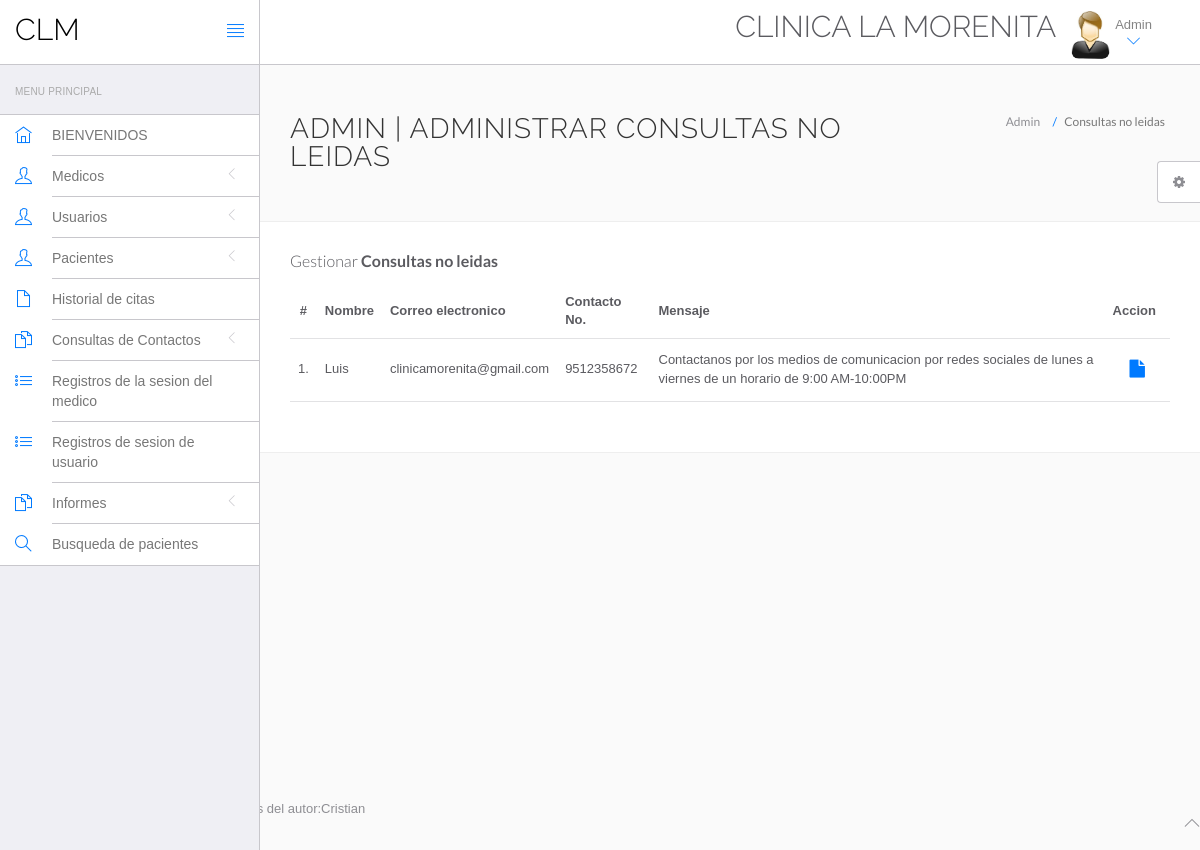
/clm/admin/consultas-noleidas.php (signed in), run on the app's committed database.
### tables this page shows
CREATE TABLE `tblcontactos` (
  `id` int(11) NOT NULL,
  `fullname` varchar(255) DEFAULT NULL,
  `email` varchar(255) DEFAULT NULL,
  `contactno` bigint(12) DEFAULT NULL,
  `message` mediumtext DEFAULT NULL,
  `PostingDate` timestamp NULL DEFAULT current_timestamp(),
  `AdminRemark` mediumtext DEFAULT NULL,
  `LastupdationDate` timestamp NULL DEFAULT NULL ON UPDATE current_timestamp(),
  `IsRead` int(11) DEFAULT NULL
);

### clm/admin/consultas-noleidas.php (the view, shortened to what this page needs)
<?php
include('include/config.php');
?>
<!DOCTYPE html>
<html lang="en">
	<head>
		<link rel="stylesheet" href="admin_lite/bootstrap/css/bootstrap.min.css">
		<link rel="stylesheet" href="admin_lite/fontawesome/css/font-awesome.min.css">
		<link rel="stylesheet" href="admin_lite/themify-icons/themify-icons.min.css">
		<link href="admin_lite/animate.css/animate.min.css" rel="stylesheet" media="screen">
		<link href="admin_lite/perfect-scrollbar/perfect-scrollbar.min.css" rel="stylesheet" media="screen">
		<link href="admin_lite/switchery/switchery.min.css" rel="stylesheet" media="screen">
		<link href="admin_lite/bootstrap-touchspin/jquery.bootstrap-touchspin.min.css" rel="stylesheet" media="screen">
		<link href="admin_lite/select2/select2.min.css" rel="stylesheet" media="screen">
		<link href="admin_lite/bootstrap-datepicker/bootstrap-datepicker3.standalone.min.css" rel="stylesheet" media="screen">
		<link href="admin_lite/bootstrap-timepicker/bootstrap-timepicker.min.css" rel="stylesheet" media="screen">
		<link rel="stylesheet" href="assets/css/styles.css">
		<link rel="stylesheet" href="assets/css/plugins.css">
		<link rel="stylesheet" href="assets/css/themes/theme-1.css" id="skin_color" />
	</head>
	<body>
		<div id="app">
<?php include('include/sidebar.php');?>
			<div class="app-content">
						<?php include('include/header.php');?>
				<div class="main-content" >
					<div class="wrap-content container" id="container">
						<section id="page-title">
							<div class="row">
								<div class="col-sm-8">
									<h1 class="mainTitle">Admin | Administrar consultas no leidas</h1>
																	</div>
								<ol class="breadcrumb">
									<li>
										<span>Admin</span>
									</li>
									<li class="active">
										<span>Consultas no leidas</span>
									</li>
								</ol>
							</div>
						</section>
						<div class="container-fluid container-fullw bg-white">
									<div class="row">
								<div class="col-md-12">
									<h5 class="over-title margin-bottom-15">Gestionar <span class="text-bold">Consultas no leidas</span></h5>
									<table class="table table-hover" id="sample-table-1">
										<thead>
											<tr>
												<th class="center">#</th>
												<th>Nombre</th>
												<th class="hidden-xs">Correo electronico</th>
												<th>Contacto No. </th>
												<th>Mensaje </th>
												<th>Accion</th>
											</tr>
										</thead>
										<tbody>
<?php
$sql=mysqli_query($con,"select * from tblcontactos where IsRead is null");
$cnt=1;
while($row=mysqli_fetch_array($sql))
{
?>
											<tr>
												<td class="center"><?php echo $cnt;?>.</td>
												<td class="hidden-xs"><?php echo $row['fullname'];?></td>
												<td><?php echo $row['email'];?></td>
												<td><?php echo $row['contactno'];?></td>
												<td><?php echo $row['message'];?></td>
												<td >
												<div class="visible-md visible-lg hidden-sm hidden-xs">
							<a href="Detalles-deconsulta.php?id=<?php echo $row['id'];?>" class="btn btn-transparent btn-lg" title="View Details"><i class="fa fa-file"></i></a>
												</div>
												</td>
											</tr>
											<?php
$cnt=$cnt+1;
											 }?>
										</tbody>
									</table>
								</div>
							</div>
								</div>
							</div>
						</div>
					</div>
				</div>
	<?php include('include/footer.php');?>
	<?php include('include/setting.php');?>
	</body>
</html>

### clm/admin/assets/css/themes/theme-1.css (style rules this page uses)
body { background: #FAFAFA; }

### data on the page
tblcontactos: fullname "Luis", email "clinicamorenita@gmail.com", contactno "9512358672", message "Contactanos por los medios de comunicacion por redes sociales de lunes a viernes de un horario de 9:00 AM-10:00PM"
